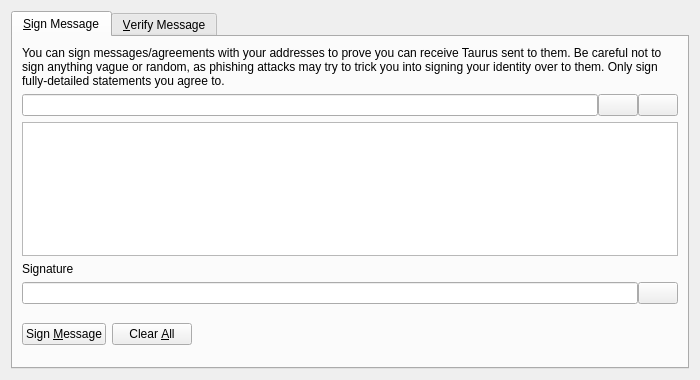
<?xml version="1.0" encoding="UTF-8"?>
<ui version="4.0">
 <class>SignVerifyMessageDialog</class>
 <widget class="QDialog" name="SignVerifyMessageDialog">
  <property name="geometry">
   <rect>
    <x>0</x>
    <y>0</y>
    <width>700</width>
    <height>380</height>
   </rect>
  </property>
  <property name="windowTitle">
   <string>Signatures - Sign / Verify a Message</string>
  </property>
  <property name="modal">
   <bool>true</bool>
  </property>
  <layout class="QVBoxLayout" name="verticalLayout">
   <item>
    <widget class="QTabWidget" name="tabWidget">
     <property name="currentIndex">
      <number>0</number>
     </property>
     <widget class="QWidget" name="tabSignMessage">
      <attribute name="title">
       <string>&amp;Sign Message</string>
      </attribute>
      <layout class="QVBoxLayout" name="verticalLayout_SM">
       <item>
        <widget class="QLabel" name="infoLabel_SM">
         <property name="text">
          <string>You can sign messages/agreements with your addresses to prove you can receive Taurus sent to them. Be careful not to sign anything vague or random, as phishing attacks may try to trick you into signing your identity over to them. Only sign fully-detailed statements you agree to.</string>
         </property>
         <property name="textFormat">
          <enum>Qt::PlainText</enum>
         </property>
         <property name="wordWrap">
          <bool>true</bool>
         </property>
        </widget>
       </item>
       <item>
        <layout class="QHBoxLayout" name="horizontalLayout_1_SM">
         <property name="spacing">
          <number>0</number>
         </property>
         <item>
          <widget class="QValidatedLineEdit" name="addressIn_SM">
           <property name="toolTip">
            <string>The Taurus address to sign the message with</string>
           </property>
          </widget>
         </item>
         <item>
          <widget class="QPushButton" name="addressBookButton_SM">
           <property name="toolTip">
            <string>Choose previously used address</string>
           </property>
           <property name="text">
            <string/>
           </property>
           <property name="shortcut">
            <string>Alt+A</string>
           </property>
           <property name="autoDefault">
            <bool>false</bool>
           </property>
          </widget>
         </item>
         <item>
          <widget class="QPushButton" name="pasteButton_SM">
           <property name="toolTip">
            <string>Paste address from clipboard</string>
           </property>
           <property name="text">
            <string/>
           </property>
           <property name="shortcut">
            <string>Alt+P</string>
           </property>
           <property name="autoDefault">
            <bool>false</bool>
           </property>
          </widget>
         </item>
        </layout>
       </item>
       <item>
        <widget class="QPlainTextEdit" name="messageIn_SM">
         <property name="toolTip">
          <string>Enter the message you want to sign here</string>
         </property>
        </widget>
       </item>
       <item>
        <widget class="QLabel" name="signatureLabel_SM">
         <property name="text">
          <string>Signature</string>
         </property>
         <property name="textFormat">
          <enum>Qt::PlainText</enum>
         </property>
        </widget>
       </item>
       <item>
        <layout class="QHBoxLayout" name="horizontalLayout_2_SM">
         <property name="spacing">
          <number>0</number>
         </property>
         <item>
          <widget class="QLineEdit" name="signatureOut_SM">
           <property name="font">
            <font>
             <italic>true</italic>
            </font>
           </property>
           <property name="readOnly">
            <bool>true</bool>
           </property>
          </widget>
         </item>
         <item>
          <widget class="QPushButton" name="copySignatureButton_SM">
           <property name="toolTip">
            <string>Copy the current signature to the system clipboard</string>
           </property>
           <property name="text">
            <string/>
           </property>
           <property name="autoDefault">
            <bool>false</bool>
           </property>
          </widget>
         </item>
        </layout>
       </item>
       <item>
        <layout class="QHBoxLayout" name="horizontalLayout_3_SM">
         <item>
          <widget class="QPushButton" name="signMessageButton_SM">
           <property name="toolTip">
            <string>Sign the message to prove you own this Taurus address</string>
           </property>
           <property name="text">
            <string>Sign &amp;Message</string>
           </property>
           <property name="autoDefault">
            <bool>false</bool>
           </property>
          </widget>
         </item>
         <item>
          <widget class="QPushButton" name="clearButton_SM">
           <property name="toolTip">
            <string>Reset all sign message fields</string>
           </property>
           <property name="text">
            <string>Clear &amp;All</string>
           </property>
           <property name="autoDefault">
            <bool>false</bool>
           </property>
          </widget>
         </item>
         <item>
          <spacer name="horizontalSpacer_1_SM">
           <property name="orientation">
            <enum>Qt::Horizontal</enum>
           </property>
           <property name="sizeHint" stdset="0">
            <size>
             <width>40</width>
             <height>48</height>
            </size>
           </property>
          </spacer>
         </item>
         <item>
          <widget class="QLabel" name="statusLabel_SM">
           <property name="font">
            <font>
             <weight>75</weight>
             <bold>true</bold>
            </font>
           </property>
           <property name="text">
            <string/>
           </property>
           <property name="wordWrap">
            <bool>true</bool>
           </property>
          </widget>
         </item>
         <item>
          <spacer name="horizontalSpacer_2_SM">
           <property name="orientation">
            <enum>Qt::Horizontal</enum>
           </property>
           <property name="sizeHint" stdset="0">
            <size>
             <width>40</width>
             <height>48</height>
            </size>
           </property>
          </spacer>
         </item>
        </layout>
       </item>
      </layout>
     </widget>
     <widget class="QWidget" name="tabVerifyMessage">
      <attribute name="title">
       <string>&amp;Verify Message</string>
      </attribute>
      <layout class="QVBoxLayout" name="verticalLayout_VM">
       <item>
        <widget class="QLabel" name="infoLabel_VM">
         <property name="text">
          <string>Enter the receiver's address, message (ensure you copy line breaks, spaces, tabs, etc. exactly) and signature below to verify the message. Be careful not to read more into the signature than what is in the signed message itself, to avoid being tricked by a man-in-the-middle attack. Note that this only proves the signing party receives with the address, it cannot prove sendership of any transaction!</string>
         </property>
         <property name="textFormat">
          <enum>Qt::PlainText</enum>
         </property>
         <property name="alignment">
          <set>Qt::AlignLeading|Qt::AlignLeft|Qt::AlignTop</set>
         </property>
         <property name="wordWrap">
          <bool>true</bool>
         </property>
        </widget>
       </item>
       <item>
        <layout class="QHBoxLayout" name="horizontalLayout_1_VM">
         <property name="spacing">
          <number>0</number>
         </property>
         <item>
          <widget class="QValidatedLineEdit" name="addressIn_VM">
           <property name="toolTip">
            <string>The Taurus address the message was signed with</string>
           </property>
          </widget>
         </item>
         <item>
          <widget class="QPushButton" name="addressBookButton_VM">
           <property name="toolTip">
            <string>Choose previously used address</string>
           </property>
           <property name="text">
            <string/>
           </property>
           <property name="shortcut">
            <string>Alt+A</string>
           </property>
           <property name="autoDefault">
            <bool>false</bool>
           </property>
          </widget>
         </item>
        </layout>
       </item>
       <item>
        <widget class="QPlainTextEdit" name="messageIn_VM"/>
       </item>
       <item>
        <widget class="QValidatedLineEdit" name="signatureIn_VM"/>
       </item>
       <item>
        <layout class="QHBoxLayout" name="horizontalLayout_2_VM">
         <item>
          <widget class="QPushButton" name="verifyMessageButton_VM">
           <property name="toolTip">
            <string>Verify the message to ensure it was signed with the specified Taurus address</string>
           </property>
           <property name="text">
            <string>Verify &amp;Message</string>
           </property>
           <property name="autoDefault">
            <bool>false</bool>
           </property>
          </widget>
         </item>
         <item>
          <widget class="QPushButton" name="clearButton_VM">
           <property name="toolTip">
            <string>Reset all verify message fields</string>
           </property>
           <property name="text">
            <string>Clear &amp;All</string>
           </property>
           <property name="autoDefault">
            <bool>false</bool>
           </property>
          </widget>
         </item>
         <item>
          <spacer name="horizontalSpacer_1_VM">
           <property name="orientation">
            <enum>Qt::Horizontal</enum>
           </property>
           <property name="sizeHint" stdset="0">
            <size>
             <width>40</width>
             <height>48</height>
            </size>
           </property>
          </spacer>
         </item>
         <item>
          <widget class="QLabel" name="statusLabel_VM">
           <property name="font">
            <font>
             <weight>75</weight>
             <bold>true</bold>
            </font>
           </property>
           <property name="text">
            <string/>
           </property>
           <property name="wordWrap">
            <bool>true</bool>
           </property>
          </widget>
         </item>
         <item>
          <spacer name="horizontalSpacer_2_VM">
           <property name="orientation">
            <enum>Qt::Horizontal</enum>
           </property>
           <property name="sizeHint" stdset="0">
            <size>
             <width>40</width>
             <height>48</height>
            </size>
           </property>
          </spacer>
         </item>
        </layout>
       </item>
      </layout>
     </widget>
    </widget>
   </item>
  </layout>
 </widget>
 <customwidgets>
  <customwidget>
   <class>QValidatedLineEdit</class>
   <extends>QLineEdit</extends>
   <header>qvalidatedlineedit.h</header>
  </customwidget>
 </customwidgets>
 <resources>
  <include location="../taurus.qrc"/>
 </resources>
 <connections/>
</ui>
